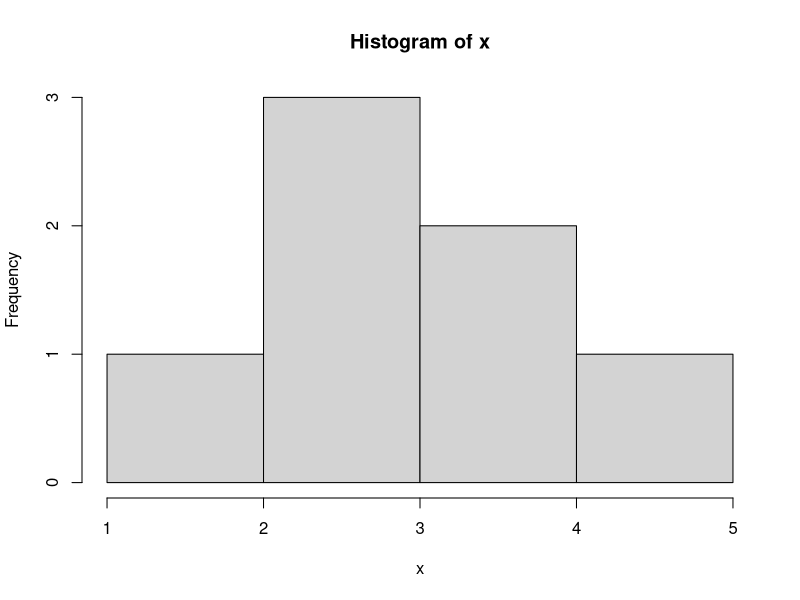

This chart was generated by the following R code:
x = c(3.2, 2.3, 3.3, 2.5, 4.4, 2.3, 1.9)
hist(x,breaks = 3)
m = length(x)
t_obs = sqrt(m)*(mean(x)-2)/sqrt(var(x))
qt(df = m-1,p = 0.05)
qt(df = m-1,p = 0.95)

pt(t_obs,df = m-1)

y= c(1.8, 3.1, 4.1, 2.5, 2.7, 3.3, 4.3)
n = length(y)
s_x_sq = var(x)
s_y_sq = var(y)
sp_sq = ((n-1)*s_y_sq+(m-1)*s_x_sq)/(n+m-2)

t_obs = (mean(x)-mean(y))/sqrt(sp_sq*(1/m+1/n))
t_quantile = qt(df = n+m-2,p = 1-0.05/2)

(mean(x)-mean(y))-t_quantile*sqrt(sp_sq*(1/m+1/n))
(mean(x)-mean(y))+t_quantile*sqrt(sp_sq*(1/m+1/n))
t.test(x=x,y=y,var.equal = TRUE)

var.test(x,y)